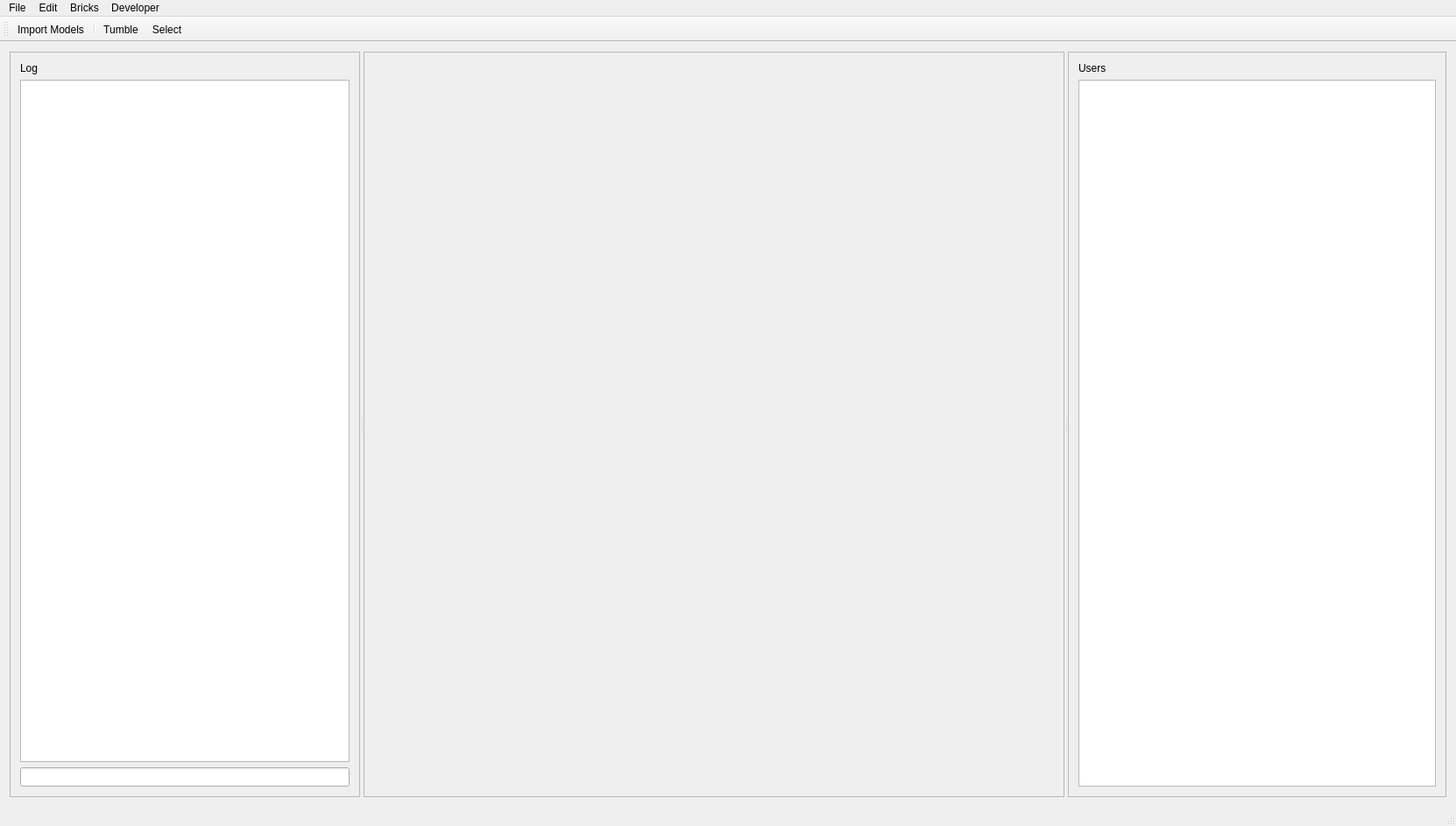
<?xml version="1.0" encoding="UTF-8"?>
<ui version="4.0">
 <class>MainWindow</class>
 <widget class="QMainWindow" name="MainWindow">
  <property name="geometry">
   <rect>
    <x>0</x>
    <y>0</y>
    <width>1662</width>
    <height>943</height>
   </rect>
  </property>
  <property name="windowTitle">
   <string>Foundry</string>
  </property>
  <property name="statusTip">
   <string/>
  </property>
  <widget class="QWidget" name="centralWidget">
   <property name="sizePolicy">
    <sizepolicy hsizetype="MinimumExpanding" vsizetype="MinimumExpanding">
     <horstretch>0</horstretch>
     <verstretch>0</verstretch>
    </sizepolicy>
   </property>
   <layout class="QHBoxLayout" name="horizontalLayout">
    <item>
     <widget class="QSplitter" name="splitter">
      <property name="orientation">
       <enum>Qt::Horizontal</enum>
      </property>
      <widget class="QFrame" name="logFrame">
       <property name="sizePolicy">
        <sizepolicy hsizetype="Minimum" vsizetype="Preferred">
         <horstretch>0</horstretch>
         <verstretch>0</verstretch>
        </sizepolicy>
       </property>
       <property name="minimumSize">
        <size>
         <width>400</width>
         <height>0</height>
        </size>
       </property>
       <property name="frameShape">
        <enum>QFrame::StyledPanel</enum>
       </property>
       <property name="frameShadow">
        <enum>QFrame::Raised</enum>
       </property>
       <layout class="QVBoxLayout" name="verticalLayout_2">
        <item>
         <widget class="QLabel" name="logLabel">
          <property name="text">
           <string>Log</string>
          </property>
         </widget>
        </item>
        <item>
         <widget class="QPlainTextEdit" name="logTextEdit">
          <property name="readOnly">
           <bool>true</bool>
          </property>
         </widget>
        </item>
        <item>
         <widget class="QLineEdit" name="opBox"/>
        </item>
       </layout>
      </widget>
      <widget class="QFrame" name="viewportsFrame">
       <property name="sizePolicy">
        <sizepolicy hsizetype="Fixed" vsizetype="MinimumExpanding">
         <horstretch>4</horstretch>
         <verstretch>0</verstretch>
        </sizepolicy>
       </property>
       <property name="minimumSize">
        <size>
         <width>800</width>
         <height>0</height>
        </size>
       </property>
       <property name="frameShape">
        <enum>QFrame::StyledPanel</enum>
       </property>
       <property name="frameShadow">
        <enum>QFrame::Raised</enum>
       </property>
       <layout class="QGridLayout" name="viewportsLayout"/>
      </widget>
      <widget class="QFrame" name="userListFrame">
       <property name="enabled">
        <bool>true</bool>
       </property>
       <property name="sizePolicy">
        <sizepolicy hsizetype="Minimum" vsizetype="Preferred">
         <horstretch>1</horstretch>
         <verstretch>0</verstretch>
        </sizepolicy>
       </property>
       <property name="minimumSize">
        <size>
         <width>300</width>
         <height>0</height>
        </size>
       </property>
       <property name="frameShape">
        <enum>QFrame::StyledPanel</enum>
       </property>
       <property name="frameShadow">
        <enum>QFrame::Raised</enum>
       </property>
       <layout class="QVBoxLayout" name="verticalLayout">
        <item>
         <widget class="QLabel" name="userListLabel">
          <property name="text">
           <string>Users</string>
          </property>
         </widget>
        </item>
        <item>
         <widget class="QListView" name="userListView"/>
        </item>
       </layout>
      </widget>
     </widget>
    </item>
   </layout>
  </widget>
  <widget class="QMenuBar" name="menuBar">
   <property name="geometry">
    <rect>
     <x>0</x>
     <y>0</y>
     <width>1662</width>
     <height>22</height>
    </rect>
   </property>
   <widget class="QMenu" name="menuFile">
    <property name="title">
     <string>File</string>
    </property>
    <addaction name="actionNewProject"/>
    <addaction name="separator"/>
    <addaction name="actionOpenProject"/>
    <addaction name="actionSaveProject"/>
    <addaction name="actionSaveProjectAs"/>
    <addaction name="separator"/>
    <addaction name="actionImportModels"/>
    <addaction name="separator"/>
    <addaction name="actionFabricate"/>
   </widget>
   <widget class="QMenu" name="menuEdit">
    <property name="title">
     <string>Edit</string>
    </property>
    <addaction name="actionUndo"/>
    <addaction name="actionDelete"/>
    <addaction name="separator"/>
    <addaction name="actionScaleDialog"/>
    <addaction name="actionRotateDialog"/>
    <addaction name="actionCenterOnPlatform"/>
    <addaction name="separator"/>
    <addaction name="actionSelectAll"/>
    <addaction name="actionSelectNone"/>
   </widget>
   <widget class="QMenu" name="menuBricks">
    <property name="title">
     <string>Bricks</string>
    </property>
    <addaction name="actionCreate_Brick"/>
   </widget>
   <widget class="QMenu" name="menuDeveloper">
    <property name="title">
     <string>Developer</string>
    </property>
    <addaction name="actionDumpScenegraph"/>
   </widget>
   <addaction name="menuFile"/>
   <addaction name="menuEdit"/>
   <addaction name="menuBricks"/>
   <addaction name="menuDeveloper"/>
  </widget>
  <widget class="QToolBar" name="mainToolBar">
   <attribute name="toolBarArea">
    <enum>TopToolBarArea</enum>
   </attribute>
   <attribute name="toolBarBreak">
    <bool>false</bool>
   </attribute>
   <addaction name="actionImportModels"/>
   <addaction name="separator"/>
   <addaction name="actionView"/>
   <addaction name="actionSelect"/>
  </widget>
  <widget class="QStatusBar" name="statusBar"/>
  <action name="actionOpenProject">
   <property name="text">
    <string>Open Project...</string>
   </property>
   <property name="shortcut">
    <string>Ctrl+O</string>
   </property>
  </action>
  <action name="actionSaveProject">
   <property name="text">
    <string>Save Project</string>
   </property>
   <property name="shortcut">
    <string>Ctrl+S</string>
   </property>
  </action>
  <action name="actionDelete">
   <property name="text">
    <string>Delete</string>
   </property>
  </action>
  <action name="actionUndo">
   <property name="text">
    <string>Undo</string>
   </property>
  </action>
  <action name="actionImportModels">
   <property name="text">
    <string>Import Models...</string>
   </property>
   <property name="toolTip">
    <string>Import Models</string>
   </property>
   <property name="shortcut">
    <string>Ctrl+I</string>
   </property>
  </action>
  <action name="actionShowViewer1">
   <property name="checkable">
    <bool>true</bool>
   </property>
   <property name="checked">
    <bool>true</bool>
   </property>
   <property name="text">
    <string>Camera 1</string>
   </property>
   <property name="shortcut">
    <string>Ctrl+1</string>
   </property>
  </action>
  <action name="actionShowViewer2">
   <property name="checkable">
    <bool>true</bool>
   </property>
   <property name="text">
    <string>Camera 2</string>
   </property>
   <property name="shortcut">
    <string>Ctrl+2</string>
   </property>
  </action>
  <action name="actionSelect">
   <property name="checkable">
    <bool>true</bool>
   </property>
   <property name="text">
    <string>Select</string>
   </property>
  </action>
  <action name="actionView">
   <property name="checkable">
    <bool>true</bool>
   </property>
   <property name="checked">
    <bool>false</bool>
   </property>
   <property name="text">
    <string>Tumble</string>
   </property>
  </action>
  <action name="actionShowViewer3">
   <property name="checkable">
    <bool>true</bool>
   </property>
   <property name="text">
    <string>Camera 3</string>
   </property>
   <property name="shortcut">
    <string>Ctrl+3</string>
   </property>
  </action>
  <action name="actionShowViewer4">
   <property name="checkable">
    <bool>true</bool>
   </property>
   <property name="text">
    <string>Camera 4</string>
   </property>
   <property name="shortcut">
    <string>Ctrl+4</string>
   </property>
  </action>
  <action name="actionSetOrthographic">
   <property name="checkable">
    <bool>true</bool>
   </property>
   <property name="text">
    <string>Set Orthographic</string>
   </property>
  </action>
  <action name="actionSetPerspective">
   <property name="checkable">
    <bool>true</bool>
   </property>
   <property name="checked">
    <bool>true</bool>
   </property>
   <property name="text">
    <string>Set Perspective</string>
   </property>
  </action>
  <action name="actionShowPreviewViewer">
   <property name="checkable">
    <bool>true</bool>
   </property>
   <property name="text">
    <string>Preview Camera</string>
   </property>
   <property name="shortcut">
    <string>Ctrl+5</string>
   </property>
  </action>
  <action name="actionRefabricate">
   <property name="text">
    <string>Update</string>
   </property>
   <property name="shortcut">
    <string>Ctrl+R</string>
   </property>
  </action>
  <action name="actionTranslate">
   <property name="checkable">
    <bool>true</bool>
   </property>
   <property name="text">
    <string>Translate</string>
   </property>
  </action>
  <action name="actionRotate">
   <property name="checkable">
    <bool>true</bool>
   </property>
   <property name="text">
    <string>Rotate</string>
   </property>
  </action>
  <action name="actionScale">
   <property name="checkable">
    <bool>true</bool>
   </property>
   <property name="text">
    <string>Scale</string>
   </property>
  </action>
  <action name="actionShowSliceViewer">
   <property name="checkable">
    <bool>true</bool>
   </property>
   <property name="text">
    <string>Slice Viewer</string>
   </property>
  </action>
  <action name="actionFastSDF">
   <property name="checkable">
    <bool>true</bool>
   </property>
   <property name="checked">
    <bool>true</bool>
   </property>
   <property name="text">
    <string>Fast SDF</string>
   </property>
  </action>
  <action name="actionDeveloper">
   <property name="text">
    <string>Developer</string>
   </property>
   <property name="toolTip">
    <string>Developer</string>
   </property>
  </action>
  <action name="actionRenderStats">
   <property name="checkable">
    <bool>true</bool>
   </property>
   <property name="text">
    <string>Render Stats</string>
   </property>
  </action>
  <action name="actionDumpInventor">
   <property name="text">
    <string>Dump Inventor</string>
   </property>
  </action>
  <action name="actionDumpFabGraph">
   <property name="text">
    <string>Dump FabGraph</string>
   </property>
  </action>
  <action name="actionBackfaceCulling">
   <property name="checkable">
    <bool>true</bool>
   </property>
   <property name="checked">
    <bool>true</bool>
   </property>
   <property name="text">
    <string>Backface Culling</string>
   </property>
  </action>
  <action name="actionNewProject">
   <property name="text">
    <string>New Project</string>
   </property>
   <property name="shortcut">
    <string>Ctrl+N</string>
   </property>
  </action>
  <action name="actionSaveProjectAs">
   <property name="text">
    <string>Save Project As...</string>
   </property>
  </action>
  <action name="actionConnect">
   <property name="text">
    <string>Connect...</string>
   </property>
  </action>
  <action name="actionFabricatePreviewSurface">
   <property name="checkable">
    <bool>true</bool>
   </property>
   <property name="enabled">
    <bool>false</bool>
   </property>
   <property name="text">
    <string>Preview Surface</string>
   </property>
  </action>
  <action name="actionFabricatePreviewVolume">
   <property name="checkable">
    <bool>true</bool>
   </property>
   <property name="text">
    <string>Preview Volume</string>
   </property>
   <property name="shortcut">
    <string>Ctrl+2</string>
   </property>
  </action>
  <action name="actionFabricatePreviewSlices">
   <property name="checkable">
    <bool>true</bool>
   </property>
   <property name="checked">
    <bool>true</bool>
   </property>
   <property name="text">
    <string>Preview Slices</string>
   </property>
   <property name="shortcut">
    <string>Ctrl+1</string>
   </property>
  </action>
  <action name="actionFabricatePreview">
   <property name="checkable">
    <bool>true</bool>
   </property>
   <property name="text">
    <string>Preview</string>
   </property>
   <property name="shortcut">
    <string>Ctrl+P</string>
   </property>
  </action>
  <action name="actionFabricate">
   <property name="text">
    <string>Fabricate...</string>
   </property>
  </action>
  <action name="actionVerbose">
   <property name="checkable">
    <bool>true</bool>
   </property>
   <property name="text">
    <string>Verbose</string>
   </property>
  </action>
  <action name="actionAddImageTexture2D">
   <property name="text">
    <string>Add Texture2D</string>
   </property>
  </action>
  <action name="actionAddImageTexture3D">
   <property name="text">
    <string>Add Texture3D</string>
   </property>
  </action>
  <action name="actionReloadOps">
   <property name="text">
    <string>Reload Ops</string>
   </property>
  </action>
  <action name="actionViewEnvironment">
   <property name="checkable">
    <bool>true</bool>
   </property>
   <property name="checked">
    <bool>true</bool>
   </property>
   <property name="text">
    <string>Environment</string>
   </property>
   <property name="shortcut">
    <string>Ctrl+E</string>
   </property>
  </action>
  <action name="actionDisconnect">
   <property name="text">
    <string>Disconnect</string>
   </property>
  </action>
  <action name="actionDumpFabWorld">
   <property name="text">
    <string>Dump FabWorld</string>
   </property>
  </action>
  <action name="actionViewOperatorGuide">
   <property name="checkable">
    <bool>true</bool>
   </property>
   <property name="text">
    <string>Operator Guide</string>
   </property>
   <property name="shortcut">
    <string>Ctrl+G</string>
   </property>
  </action>
  <action name="actionViewOperatorManipulator">
   <property name="checkable">
    <bool>true</bool>
   </property>
   <property name="text">
    <string>Operator Manipulator</string>
   </property>
   <property name="shortcut">
    <string>Ctrl+L</string>
   </property>
  </action>
  <action name="actionViewSliceGuide">
   <property name="checkable">
    <bool>true</bool>
   </property>
   <property name="text">
    <string>Slice Guide</string>
   </property>
   <property name="shortcut">
    <string>Ctrl+K</string>
   </property>
  </action>
  <action name="actionTiming">
   <property name="checkable">
    <bool>true</bool>
   </property>
   <property name="text">
    <string>Timing</string>
   </property>
  </action>
  <action name="actionFabGraphEnable">
   <property name="text">
    <string>Enable</string>
   </property>
  </action>
  <action name="actionFabGraphDisable">
   <property name="text">
    <string>Disable</string>
   </property>
  </action>
  <action name="actionFabGraphEnableAll">
   <property name="text">
    <string>Enable All</string>
   </property>
  </action>
  <action name="actionDithering">
   <property name="checkable">
    <bool>true</bool>
   </property>
   <property name="text">
    <string>Dithering</string>
   </property>
  </action>
  <action name="actionAddObjectGenerator">
   <property name="text">
    <string>Add Object Generator</string>
   </property>
  </action>
  <action name="actionFabricateCrop">
   <property name="checkable">
    <bool>true</bool>
   </property>
   <property name="text">
    <string>Crop</string>
   </property>
  </action>
  <action name="actionFabricateStop">
   <property name="text">
    <string>Stop</string>
   </property>
  </action>
  <action name="actionScaleDialog">
   <property name="text">
    <string>Scale...</string>
   </property>
  </action>
  <action name="actionRotateDialog">
   <property name="text">
    <string>Rotate...</string>
   </property>
  </action>
  <action name="actionCenterOnPlatform">
   <property name="text">
    <string>Center on Platform</string>
   </property>
  </action>
  <action name="actionSelectAll">
   <property name="text">
    <string>Select All</string>
   </property>
   <property name="shortcut">
    <string>Ctrl+A</string>
   </property>
  </action>
  <action name="actionSelectNone">
   <property name="text">
    <string>Select None</string>
   </property>
   <property name="shortcut">
    <string>Ctrl+Shift+D</string>
   </property>
  </action>
  <action name="actionDrawStyleWireframe">
   <property name="checkable">
    <bool>true</bool>
   </property>
   <property name="text">
    <string>Wireframe</string>
   </property>
   <property name="toolTip">
    <string>Set draw style to wireframe</string>
   </property>
   <property name="shortcut">
    <string>Meta+2</string>
   </property>
  </action>
  <action name="actionDrawStylePolygons">
   <property name="checkable">
    <bool>true</bool>
   </property>
   <property name="text">
    <string>Polygons</string>
   </property>
   <property name="toolTip">
    <string>Set draw style to polygons</string>
   </property>
   <property name="shortcut">
    <string>Meta+1</string>
   </property>
  </action>
  <action name="actionDrawStylePoints">
   <property name="checkable">
    <bool>true</bool>
   </property>
   <property name="text">
    <string>Points</string>
   </property>
   <property name="toolTip">
    <string>Set draw style to points</string>
   </property>
   <property name="shortcut">
    <string>Meta+3</string>
   </property>
  </action>
  <action name="action">
   <property name="checkable">
    <bool>true</bool>
   </property>
   <property name="text">
    <string>Box Slice</string>
   </property>
  </action>
  <action name="actionBoxSlice">
   <property name="checkable">
    <bool>true</bool>
   </property>
   <property name="text">
    <string>Enable Box Slice</string>
   </property>
  </action>
  <action name="actionHideSliceManipulators">
   <property name="checkable">
    <bool>true</bool>
   </property>
   <property name="text">
    <string>Hide Slice Manipulators</string>
   </property>
   <property name="shortcut">
    <string>Ctrl+H</string>
   </property>
  </action>
  <action name="actionInvertSlice">
   <property name="checkable">
    <bool>true</bool>
   </property>
   <property name="text">
    <string>Invert Slice</string>
   </property>
   <property name="shortcut">
    <string>Ctrl+Y</string>
   </property>
  </action>
  <action name="actionPlaneSlice">
   <property name="checkable">
    <bool>true</bool>
   </property>
   <property name="text">
    <string>Enable Plane Slice</string>
   </property>
  </action>
  <action name="actionRotateSlice">
   <property name="checkable">
    <bool>true</bool>
   </property>
   <property name="enabled">
    <bool>false</bool>
   </property>
   <property name="text">
    <string>Rotate Slice</string>
   </property>
   <property name="shortcut">
    <string>Ctrl+T</string>
   </property>
  </action>
  <action name="actionWedgeSlice">
   <property name="checkable">
    <bool>true</bool>
   </property>
   <property name="text">
    <string>Enable Wedge Slice</string>
   </property>
  </action>
  <action name="actionF">
   <property name="text">
    <string>f</string>
   </property>
  </action>
  <action name="actionCam1">
   <property name="text">
    <string>Cam1</string>
   </property>
  </action>
  <action name="actionVolumePolygonTumble">
   <property name="checkable">
    <bool>true</bool>
   </property>
   <property name="checked">
    <bool>true</bool>
   </property>
   <property name="text">
    <string>Volume Polygon Tumble</string>
   </property>
  </action>
  <action name="actionCreate_Brick">
   <property name="text">
    <string>Create Brick</string>
   </property>
  </action>
  <action name="actionDumpScenegraph">
   <property name="text">
    <string>Dump Scenegraph</string>
   </property>
  </action>
 </widget>
 <layoutdefault spacing="6" margin="11"/>
 <resources/>
 <connections/>
</ui>
